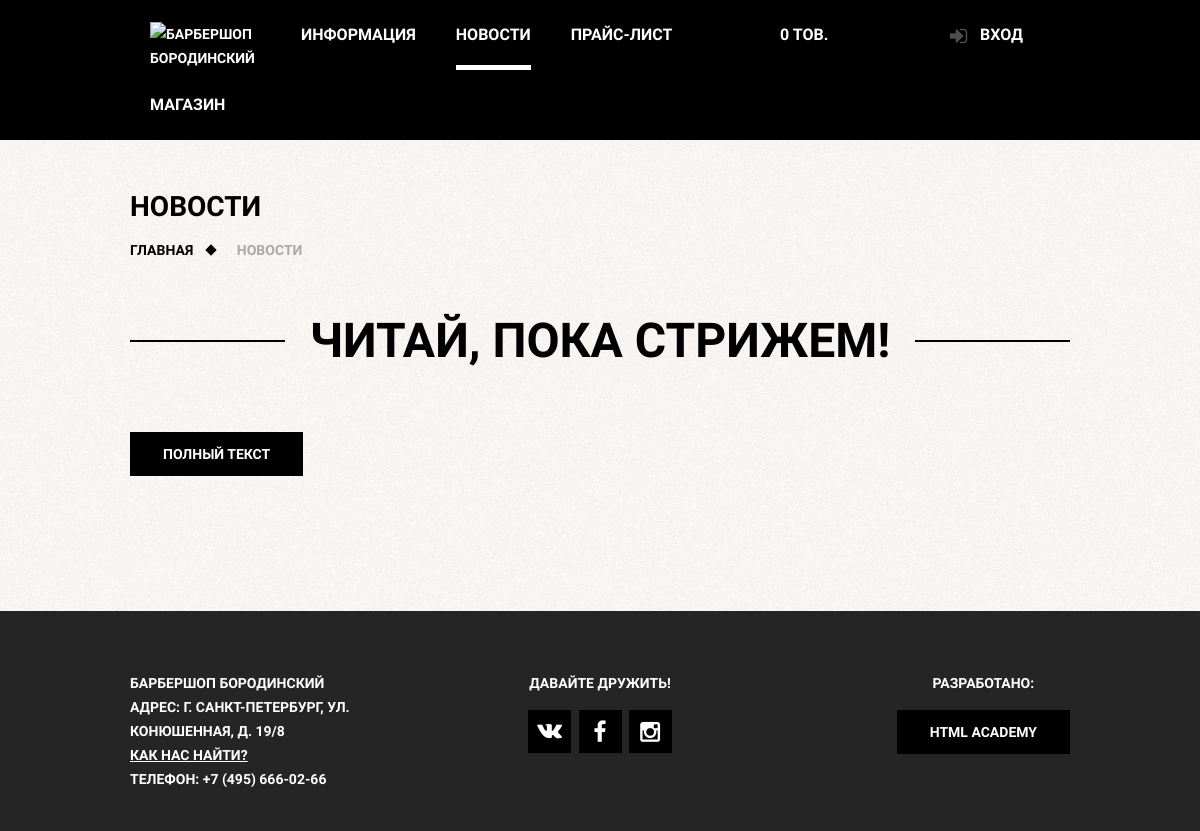
Before: /news/ with the older database file.
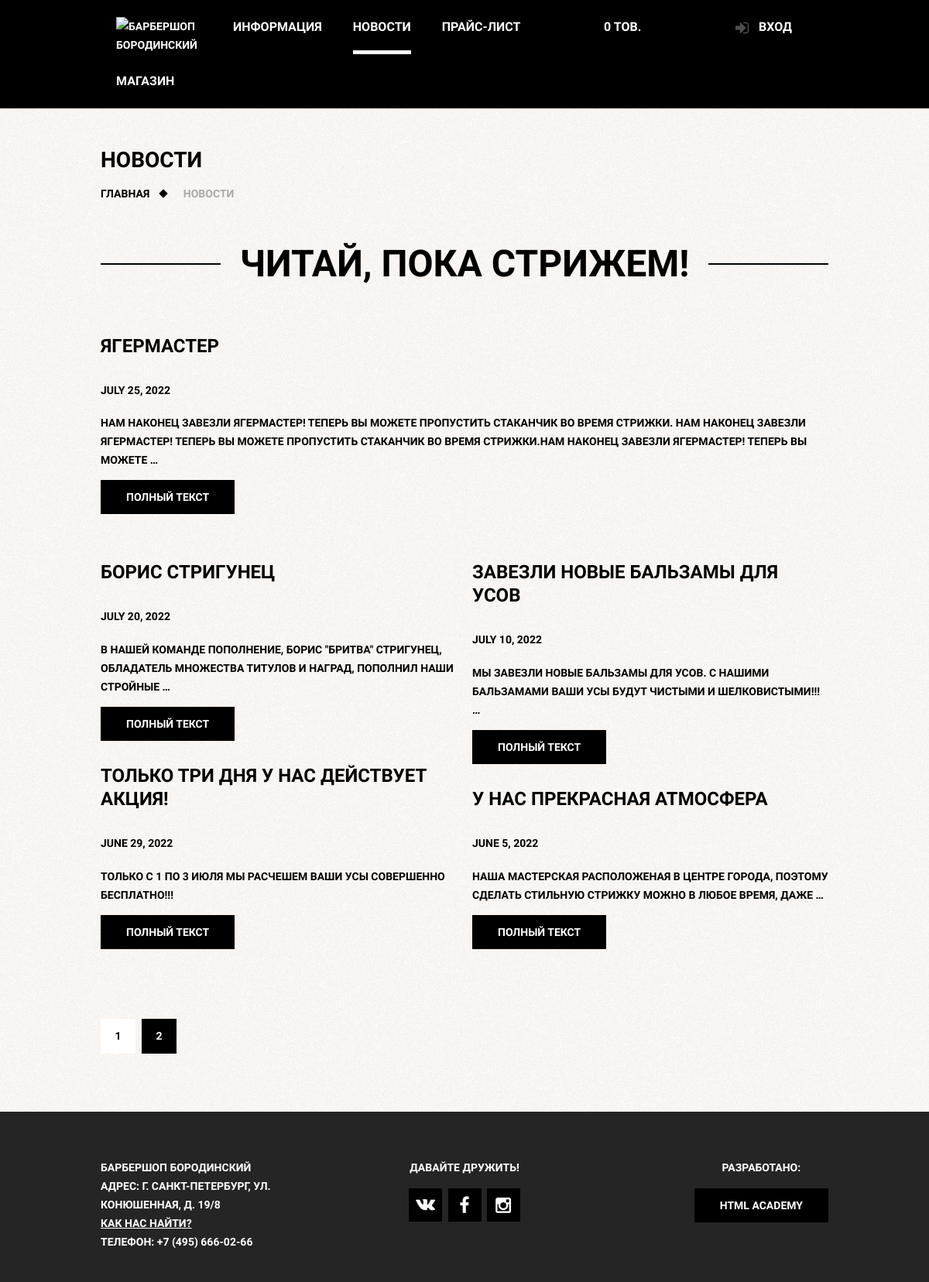
After: the same page with the newer database file.
### barber_baseapp/models.py (models this page shows, shortened)
class News(models.Model):
    title = models.CharField(max_length=250, db_index=True)
    slug = models.SlugField(max_length=250, blank=True, unique=True)
    body = RichTextUploadingField(blank=True, null=True)
    date = models.DateField()
    def get_absolute_url(self):
        return reverse('news_detail', kwargs={'slug': self.slug})
    class Meta:
        ordering = ['-date']

### barber_baseapp/views.py (the view)
# urls.py: path('news/', NewsListView.as_view(), name='news_page'),
class NewsListView(ListView):
	template_name = 'barber_baseapp/news.html'
	context_object_name = 'news'
	paginate_by = 4
	def get_context_data(self, **kwargs):
		context = super(NewsListView, self).get_context_data(**kwargs)
		context['last_news'] = News.objects.all().first()
		return context
	def get_queryset(self):
		return News.objects.all()[1:]

### barber_baseapp/templates/barber_baseapp/news.html (shortened to what this page needs)
{% extends 'base.html' %}
{% load static %}
{% block bodyclass%}
	class="inner-page"
{% endblock %}
{% block content %}
    <h1 class="inner-page-title">
        Новости
    </h1>
    <ul class="breadcrumbs">
        <li><a href="{% url 'main_page' %}">Главная</a></li>
        <li class="current">Новости</li>
    </ul>
    <div class="inner-content">
        <div class="big-heading">
            <h2>Читай, пока стрижем!</h2>
        </div>
		<div class="inner-columns clearfix">
			{% include 'barber_baseapp/include/news_card.html' with n=last_news w_count="30" %}
		</div>
		<div class="inner-columns clearfix">
			{% for item in news %}
				{% if forloop.counter|divisibleby:2 %}
					<div class="inner-columns-right">
						{% include 'barber_baseapp/include/news_card.html' with n=item w_count="15" %}
					</div>
				{% else %}
					<div class="inner-columns-left">
						{% include 'barber_baseapp/include/news_card.html' with n=item w_count="15" %}
					</div>
				{% endif %}
			{% endfor %}
        </div>
		{% include 'include/pagination.html' with path_parameters='' %}
    </div>
{% endblock %}

### barber_baseapp/templates/barber_baseapp/include/news_card.html
<h2>{{ n.title }}</h2>
<h4>{{ n.date }}</h4>
<p class="short-text">{{ n.body|truncatewords:w_count|safe }}</p>
<a href="{{ n.get_absolute_url }}" class="btn">Полный текст</a>

Changed rows visible on the page:
added News: title "ЯГЕРМАСТЕР", date "JULY 25, 2022", body "НАМ НАКОНЕЦ ЗАВЕЗЛИ ЯГЕРМАСТЕР! ТЕПЕРЬ ВЫ МОЖЕТЕ ПРОПУСТИТЬ СТАКАНЧИК ВО ВРЕМЯ СТРИЖКИ. НАМ НАКОНЕЦ ЗАВЕЗЛИ ЯГЕРМАСТЕР! ТЕПЕРЬ ВЫ МОЖЕТЕ ПРОПУСТИТЬ СТАКАНЧИК ВО ВРЕМЯ СТРИЖКИ.НАМ НАКОНЕЦ ЗАВЕЗЛИ ЯГЕРМАСТЕР! ТЕПЕРЬ ВЫ МОЖЕТЕ …"
added News: title "БОРИС СТРИГУНЕЦ", date "JULY 20, 2022", body "В НАШЕЙ КОМАНДЕ ПОПОЛНЕНИЕ, БОРИС \"БРИТВА\" СТРИГУНЕЦ, ОБЛАДАТЕЛЬ МНОЖЕСТВА ТИТУЛОВ И НАГРАД, ПОПОЛНИЛ НАШИ СТРОЙНЫЕ …"
added News: title "ЗАВЕЗЛИ НОВЫЕ БАЛЬЗАМЫ ДЛЯ УСОВ", date "JULY 10, 2022", body "МЫ ЗАВЕЗЛИ НОВЫЕ БАЛЬЗАМЫ ДЛЯ УСОВ. С НАШИМИ БАЛЬЗАМАМИ ВАШИ УСЫ БУДУТ ЧИСТЫМИ И ШЕЛКОВИСТЫМИ!!! …"
added News: title "ТОЛЬКО ТРИ ДНЯ У НАС ДЕЙСТВУЕТ АКЦИЯ!", date "JUNE 29, 2022", body "ТОЛЬКО С 1 ПО 3 ИЮЛЯ МЫ РАСЧЕШЕМ ВАШИ УСЫ СОВЕРШЕННО БЕСПЛАТНО!!!"
added News: title "У НАС ПРЕКРАСНАЯ АТМОСФЕРА", date "JUNE 5, 2022", body "НАША МАСТЕРСКАЯ РАСПОЛОЖЕНАЯ В ЦЕНТРЕ ГОРОДА, ПОЭТОМУ СДЕЛАТЬ СТИЛЬНУЮ СТРИЖКУ МОЖНО В ЛЮБОЕ ВРЕМЯ, ДАЖЕ …"
Other visible differences:
new list line: "1"
new list line: "2"
